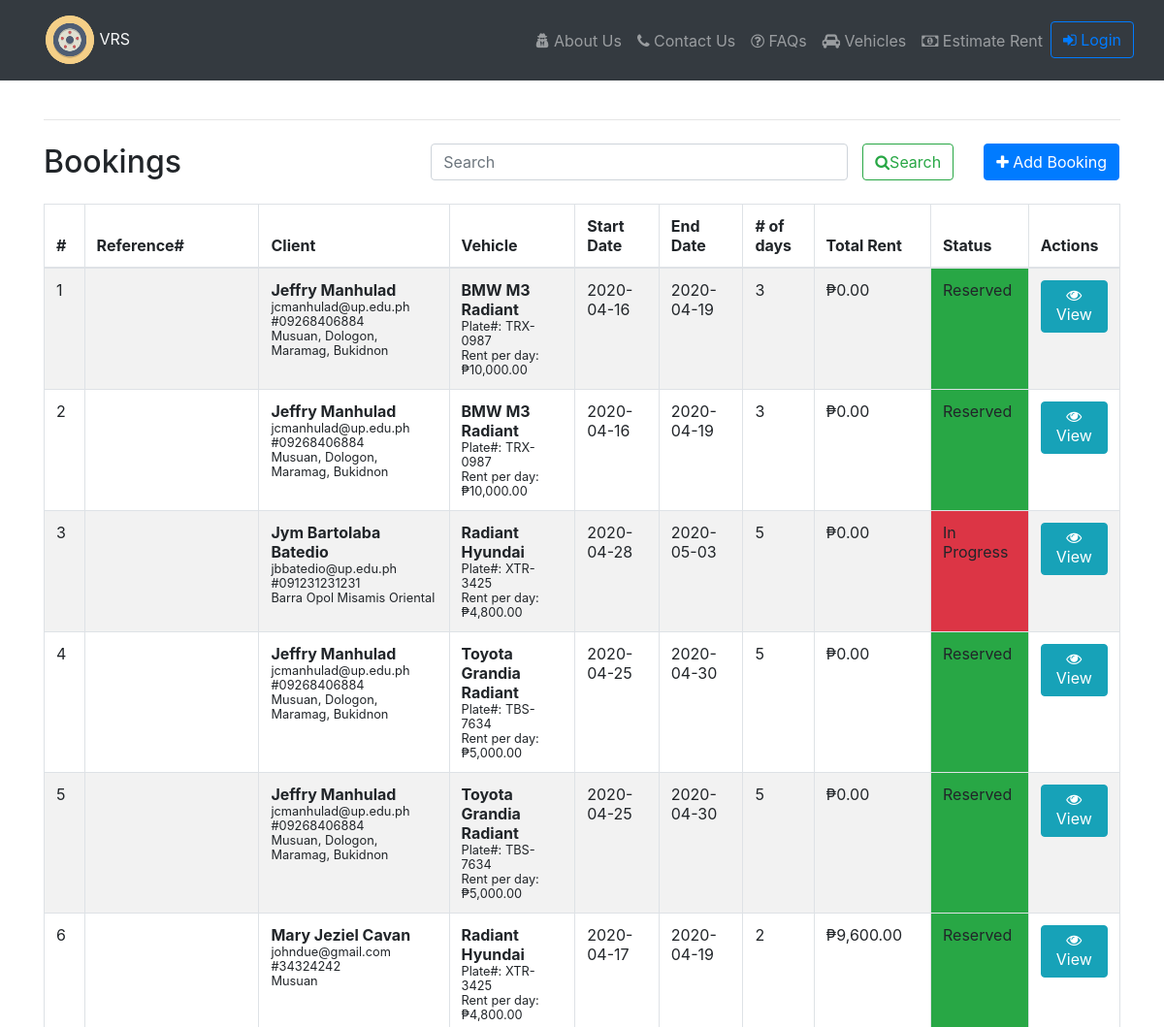
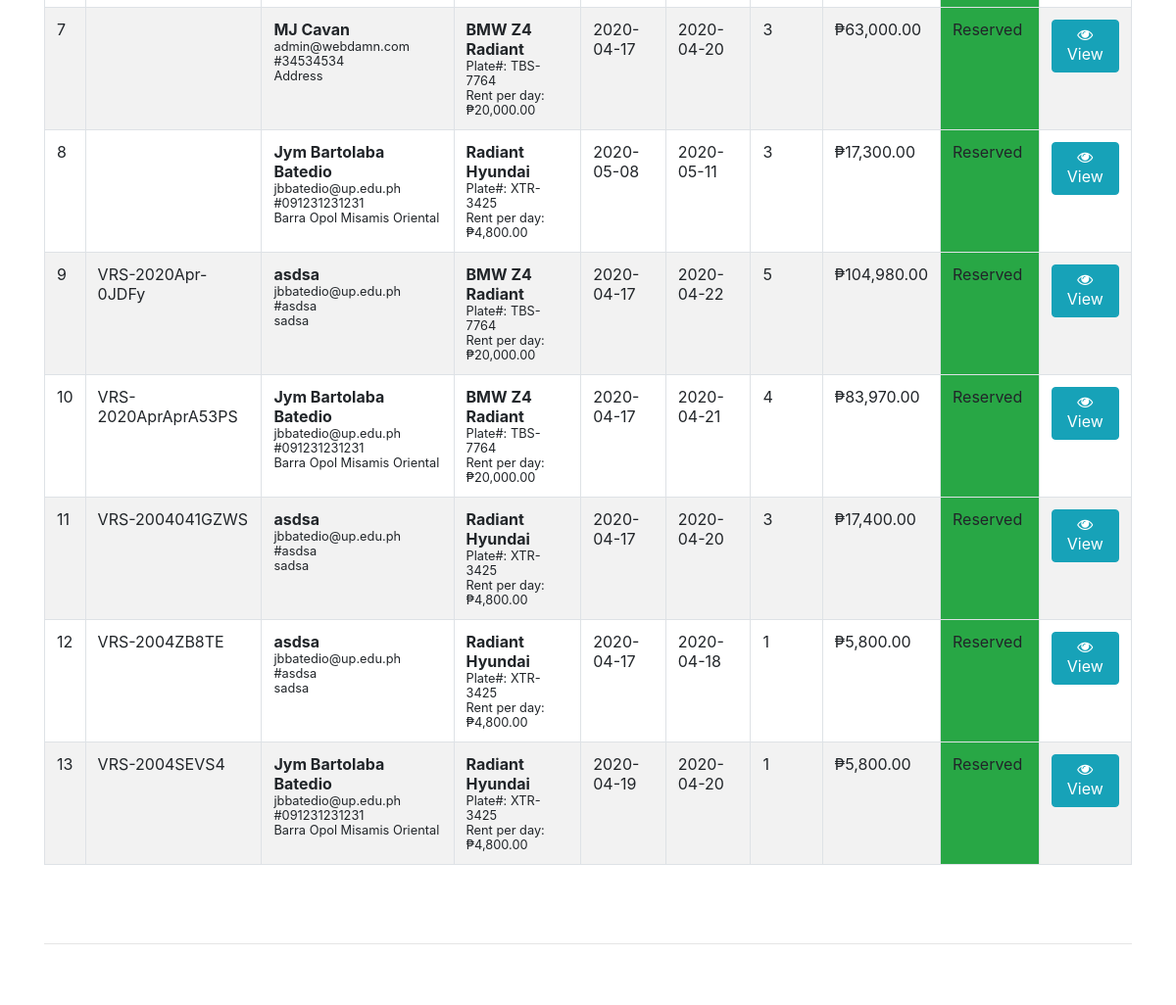
/index.php/bookings (upper part), run on an earlier commit of the app's database (2 pictures, top to bottom).
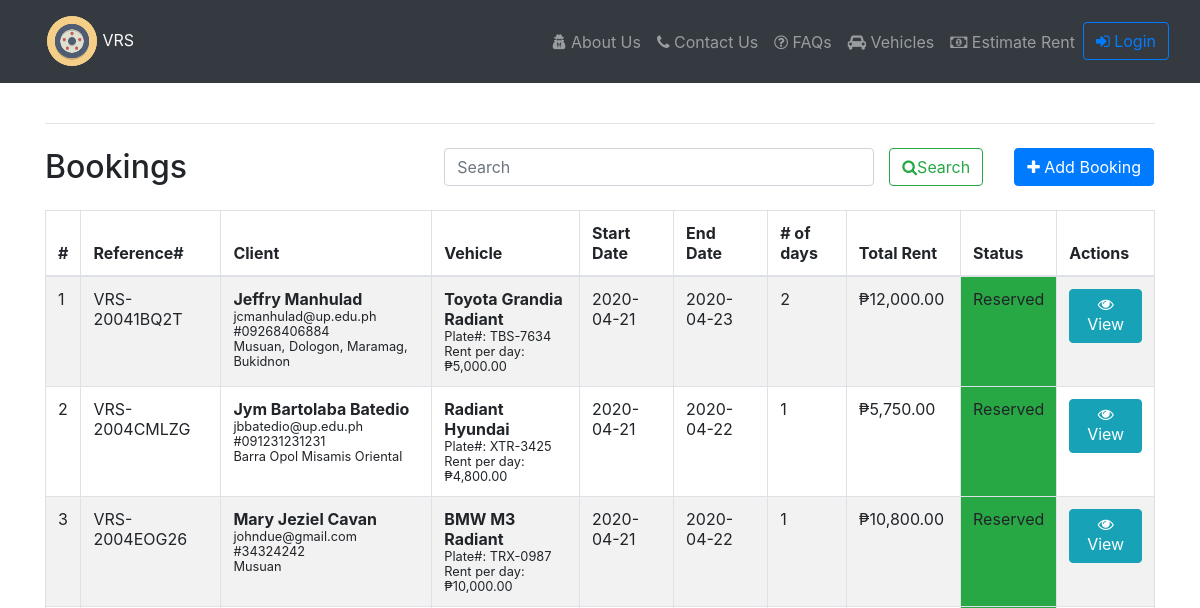
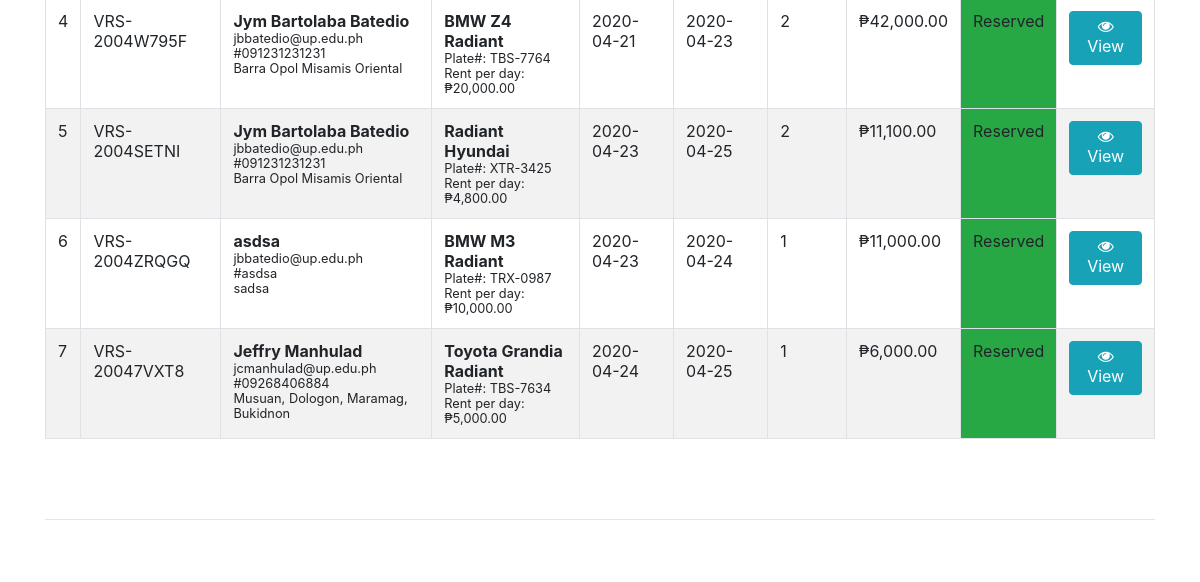
And on a later commit of the database (2 pictures, top to bottom).
### tables this page shows
CREATE TABLE `clientbookings` (
  `BookingId` int(11) NOT NULL,
  `clientId` int(11) NOT NULL,
  `carId` int(11) NOT NULL,
  `reference_number` varchar(25) NOT NULL,
  `start_date` date NOT NULL,
  `pick_up_datetime` datetime NOT NULL,
  `number_of_days` int(2) NOT NULL,
  `add_driver` bit(1) DEFAULT NULL,
  `driver_name` varchar(255) DEFAULT NULL,
  `driver_fee_current` decimal(10,0) NOT NULL,
  `rental_fee_current` decimal(10,0) NOT NULL,
  `rental_discount` decimal(10,0) DEFAULT NULL,
  `end_date` date NOT NULL,
  `return_datetime` datetime NOT NULL,
  `created_by` int(11) NOT NULL,
  `updated_by` int(11) NOT NULL,
  `created_date` datetime NOT NULL DEFAULT current_timestamp(),
  `updated_date` datetime NOT NULL,
  `statusId` int(11) NOT NULL
);

CREATE TABLE `clients` (
  `Id` int(11) NOT NULL,
  `name` varchar(100) NOT NULL,
  `email_address` varchar(100) NOT NULL,
  `contact_number` varchar(100) NOT NULL,
  `address` varchar(255) NOT NULL,
  `government_id_1_path` varchar(255) NOT NULL,
  `government_id_2_path` varchar(255) NOT NULL,
  `attachment_1_path` varchar(255) NOT NULL,
  `attachment_2_path` varchar(255) NOT NULL,
  `created_date` datetime NOT NULL DEFAULT current_timestamp(),
  `updated_date` date NOT NULL,
  `Is_Active` bit(1) NOT NULL DEFAULT b'1'
);

CREATE TABLE `cars` (
  `Id` int(11) NOT NULL,
  `name` varchar(255) NOT NULL,
  `code_name` varchar(50) NOT NULL,
  `model` varchar(20) NOT NULL,
  `manufacturer` varchar(20) NOT NULL,
  `year` int(4) NOT NULL,
  `plate_number` varchar(10) NOT NULL,
  `RentPerDay` double(18,2) NOT NULL,
  `Capacity` int(2) NOT NULL,
  `file_name` varchar(255) NOT NULL,
  `Is_Active` bit(1) NOT NULL
);

CREATE TABLE `status` (
  `Id` int(11) NOT NULL,
  `label` varchar(50) NOT NULL,
  `bootstrap_bg_color` varchar(100) NOT NULL,
  `Is_Active` bit(1) NOT NULL
);

### application/controllers/Bookings.php (called while the page is built, shortened)
<?php
	class Bookings extends CI_Controller{
		public function index(){
			$data['title'] = 'Bookings';
			$data['bookings'] = $this->Booking_model->get_bookings(null);
			$data['filter'] = $this->input->post('name_filter');
			$this->load->view('templates/header');
			$this->load->view('bookings/index', $data);
			$this->load->view('templates/footer');
		}
	}

### index.php (called while the page is built, shortened)
<?php
require_once BASEPATH.'core/CodeIgniter.php';

### application/models/Booking_model.php (called while the page is built, shortened)
<?php
	class Booking_model extends CI_Model{
		public function get_bookings($id){
			if(isset($id)){
				$this->db->join('status a', 'a.Id=clientbookings.statusId', 'inner');
				$this->db->join('cars b', 'b.Id=clientbookings.carId', 'inner');
				$this->db->join('clients c', 'c.Id=clientbookings.clientId', 'inner');
				$this->db->order_by("clientbookings.BookingId", "asc");
        $query=$this->db->get_where('clientbookings', array('clientbookings.BookingId' => $id));
        return $query->row_array();
      }else {
				$this->db->join('status a', 'a.Id=clientbookings.statusId', 'inner');
				$this->db->join('cars b', 'b.Id=clientbookings.carId', 'inner');
				$this->db->join('clients c', 'c.Id=clientbookings.clientId', 'inner');
				$this->db->order_by("clientbookings.BookingId", "asc");
				$query=$this->db->get_where('clientbookings', array('start_date >= '=>'2020-04-01'));
  			return $query->result_array();
      }
		}
	}

### application/views/bookings/index.php (the view, shortened to what this page needs)
<?php echo form_open('bookings/index'); ?>
<div class="row">
  <div class="col mt-2">
    <h2><?= $title; ?></h2>
  </div>
  <div class="col-lg-6 mt-2">
    <div class="row pr-3">
      <div class="col">
        <input class="form-control col-lg-auto" name="name_filter" value="<?= $filter;?>" type="search" placeholder="Search" aria-label="Search">
      </div>
      <div>
        <button class="btn btn-outline-success col-lg-auto" type="submit"> <i class="fa fa-search"></i>Search</button>
      </div>
    </div>
  </div>
  <div class="col mt-2 pull-right pr-3 col-lg-auto">
    <a href="<?php echo base_url(); ?>bookings/create" class="btn btn-primary col-sm-12"><i class="fa fa-plus"></i> Add Booking</a>
  </div>
</div>
</form>
<table class="table table-striped table-hover table-bordered">
  <thead>
    <tr>
      <th scope="col">#</th>
      <th scope="col-4">Reference#</th>
      <th scope="col-4">Client</th>
      <th scope="col-4">Vehicle</th>
      <th scope="col">Start Date</th>
      <th scope="col">End Date</th>
      <th scope="col"># of days</th>
      <th scope="col">Total Rent</th>
      <th scope="col">Status</th>
      <th scope="col">Actions</th>
    </tr>
  </thead>
  <tbody>
    <?php $counter=0; foreach ($bookings as $booking):?>
        <tr>
        <td><?php $counter++; echo $counter ;?></td>
        <td><?php echo $booking['reference_number'] ;?></td>
        <td><?php echo '<b>'.$booking['name'].'</b></br><small>'.$booking['email_address'].'</br>#'.$booking['contact_number'].'</br>'.$booking['address'].'</small>' ;?></td>
        <td><?php echo '<b>'.$booking['code_name'].'</b></br><small>Plate#: '.$booking['plate_number'].'</br>Rent per day: ₱'.number_format($booking['RentPerDay'],2).'</small>' ;?></td>
        <td><?php echo $booking['start_date'] ;?></td>
        <td><?php echo $booking['end_date'] ;?></td>
        <td><?php echo $booking['number_of_days'] ;?></td>
        <td><?php echo '₱'.number_format(($booking['number_of_days'] * $booking['driver_fee_current'])+($booking['number_of_days'] * $booking['rental_fee_current'])-($booking['rental_discount']),2) ;?></td>
        <td class="bg-<?php echo $booking['bootstrap_bg_color'];?>"><?php echo $booking['label'] ;?></td>
        <td>
          <a class="btn btn-info" href="<?php echo base_url().'bookings/view/'.$booking['BookingId'];?>"><i class="fa fa-eye"></i> View</a>
        </td>
        </tr>
    <?php endforeach;?>
  </tbody>
</table>

What changed in the data, as far as the page shows it:
removed clientbookings: clientId.name "Jeffry Manhulad", clientId.email_address "jcmanhulad@up.edu.ph", clientId.contact_number "09268406884", clientId.address "Musuan, Dologon, Maramag, Bukidnon", carId.code_name "BMW M3 Radiant", carId.plate_number "TRX-0987", carId.RentPerDay "10,000.00", start_date "2020-04-16", end_date "2020-04-19", number_of_days "3", number_of_days+driver_fee_current+rental_fee_current "0.00", statusId.label "Reserved"
removed clientbookings: clientId.name "Jeffry Manhulad", clientId.email_address "jcmanhulad@up.edu.ph", clientId.contact_number "09268406884", clientId.address "Musuan, Dologon, Maramag, Bukidnon", carId.code_name "BMW M3 Radiant", carId.plate_number "TRX-0987", carId.RentPerDay "10,000.00", start_date "2020-04-16", end_date "2020-04-19", number_of_days "3", number_of_days+driver_fee_current+rental_fee_current "0.00", statusId.label "Reserved"
removed clientbookings: clientId.name "Jym Bartolaba Batedio", clientId.email_address "jbbatedio@up.edu.ph", clientId.contact_number "091231231231", clientId.address "Barra Opol Misamis Oriental", carId.code_name "Radiant Hyundai", carId.plate_number "XTR-3425", carId.RentPerDay "4,800.00", start_date "2020-04-28", end_date "2020-05-03", number_of_days "5", number_of_days+driver_fee_current+rental_fee_current "0.00", statusId.label "In Progress"
removed clientbookings: clientId.name "Jeffry Manhulad", clientId.email_address "jcmanhulad@up.edu.ph", clientId.contact_number "09268406884", clientId.address "Musuan, Dologon, Maramag, Bukidnon", carId.code_name "Toyota Grandia Radiant", carId.plate_number "TBS-7634", carId.RentPerDay "5,000.00", start_date "2020-04-25", end_date "2020-04-30", number_of_days "5", number_of_days+driver_fee_current+rental_fee_current "0.00", statusId.label "Reserved"
removed clientbookings: clientId.name "Jeffry Manhulad", clientId.email_address "jcmanhulad@up.edu.ph", clientId.contact_number "09268406884", clientId.address "Musuan, Dologon, Maramag, Bukidnon", carId.code_name "Toyota Grandia Radiant", carId.plate_number "TBS-7634", carId.RentPerDay "5,000.00", start_date "2020-04-25", end_date "2020-04-30", number_of_days "5", number_of_days+driver_fee_current+rental_fee_current "0.00", statusId.label "Reserved"
removed clientbookings: clientId.name "Mary Jeziel Cavan", clientId.email_address "johndue@gmail.com", clientId.contact_number "34324242", clientId.address "Musuan", carId.code_name "Radiant Hyundai", carId.plate_number "XTR-3425", carId.RentPerDay "4,800.00", start_date "2020-04-17", end_date "2020-04-19", number_of_days "2", number_of_days+driver_fee_current+rental_fee_current "9,600.00", statusId.label "Reserved"
removed clientbookings: clientId.name "MJ Cavan", clientId.email_address "admin@webdamn.com", clientId.contact_number "34534534", clientId.address "Address", carId.code_name "BMW Z4 Radiant", carId.plate_number "TBS-7764", carId.RentPerDay "20,000.00", start_date "2020-04-17", end_date "2020-04-20", number_of_days "3", number_of_days+driver_fee_current+rental_fee_current "63,000.00", statusId.label "Reserved"
removed clientbookings: clientId.name "Jym Bartolaba Batedio", clientId.email_address "jbbatedio@up.edu.ph", clientId.contact_number "091231231231", clientId.address "Barra Opol Misamis Oriental", carId.code_name "Radiant Hyundai", carId.plate_number "XTR-3425", carId.RentPerDay "4,800.00", start_date "2020-05-08", end_date "2020-05-11", number_of_days "3", number_of_days+driver_fee_current+rental_fee_current "17,300.00", statusId.label "Reserved"
removed clientbookings: reference_number "VRS-2020Apr-0JDFy", clientId.name "asdsa", clientId.email_address "jbbatedio@up.edu.ph", clientId.contact_number "asdsa", clientId.address "sadsa", carId.code_name "BMW Z4 Radiant", carId.plate_number "TBS-7764", carId.RentPerDay "20,000.00", start_date "2020-04-17", end_date "2020-04-22", number_of_days "5", number_of_days+driver_fee_current+rental_fee_current "104,980.00", statusId.label "Reserved"
removed clientbookings: reference_number "VRS-2020AprAprA53PS", clientId.name "Jym Bartolaba Batedio", clientId.email_address "jbbatedio@up.edu.ph", clientId.contact_number "091231231231", clientId.address "Barra Opol Misamis Oriental", carId.code_name "BMW Z4 Radiant", carId.plate_number "TBS-7764", carId.RentPerDay "20,000.00", start_date "2020-04-17", end_date "2020-04-21", number_of_days "4", number_of_days+driver_fee_current+rental_fee_current "83,970.00", statusId.label "Reserved"
removed clientbookings: reference_number "VRS-2004041GZWS", clientId.name "asdsa", clientId.email_address "jbbatedio@up.edu.ph", clientId.contact_number "asdsa", clientId.address "sadsa", carId.code_name "Radiant Hyundai", carId.plate_number "XTR-3425", carId.RentPerDay "4,800.00", start_date "2020-04-17", end_date "2020-04-20", number_of_days "3", number_of_days+driver_fee_current+rental_fee_current "17,400.00", statusId.label "Reserved"
removed clientbookings: reference_number "VRS-2004ZB8TE", clientId.name "asdsa", clientId.email_address "jbbatedio@up.edu.ph", clientId.contact_number "asdsa", clientId.address "sadsa", carId.code_name "Radiant Hyundai", carId.plate_number "XTR-3425", carId.RentPerDay "4,800.00", start_date "2020-04-17", end_date "2020-04-18", number_of_days "1", number_of_days+driver_fee_current+rental_fee_current "5,800.00", statusId.label "Reserved"
removed clientbookings: reference_number "VRS-2004SEVS4", clientId.name "Jym Bartolaba Batedio", clientId.email_address "jbbatedio@up.edu.ph", clientId.contact_number "091231231231", clientId.address "Barra Opol Misamis Oriental", carId.code_name "Radiant Hyundai", carId.plate_number "XTR-3425", carId.RentPerDay "4,800.00", start_date "2020-04-19", end_date "2020-04-20", number_of_days "1", number_of_days+driver_fee_current+rental_fee_current "5,800.00", statusId.label "Reserved"
added clientbookings: reference_number "VRS-20041BQ2T", clientId.name "Jeffry Manhulad", clientId.email_address "jcmanhulad@up.edu.ph", clientId.contact_number "09268406884", clientId.address "Musuan, Dologon, Maramag, Bukidnon", carId.code_name "Toyota Grandia Radiant", carId.plate_number "TBS-7634", carId.RentPerDay "5,000.00", start_date "2020-04-21", end_date "2020-04-23", number_of_days "2", number_of_days+driver_fee_current+rental_fee_current "12,000.00", statusId.label "Reserved"
added clientbookings: reference_number "VRS-2004CMLZG", clientId.name "Jym Bartolaba Batedio", clientId.email_address "jbbatedio@up.edu.ph", clientId.contact_number "091231231231", clientId.address "Barra Opol Misamis Oriental", carId.code_name "Radiant Hyundai", carId.plate_number "XTR-3425", carId.RentPerDay "4,800.00", start_date "2020-04-21", end_date "2020-04-22", number_of_days "1", number_of_days+driver_fee_current+rental_fee_current "5,750.00", statusId.label "Reserved"
added clientbookings: reference_number "VRS-2004EOG26", clientId.name "Mary Jeziel Cavan", clientId.email_address "johndue@gmail.com", clientId.contact_number "34324242", clientId.address "Musuan", carId.code_name "BMW M3 Radiant", carId.plate_number "TRX-0987", carId.RentPerDay "10,000.00", start_date "2020-04-21", end_date "2020-04-22", number_of_days "1", number_of_days+driver_fee_current+rental_fee_current "10,800.00", statusId.label "Reserved"
added clientbookings: reference_number "VRS-2004W795F", clientId.name "Jym Bartolaba Batedio", clientId.email_address "jbbatedio@up.edu.ph", clientId.contact_number "091231231231", clientId.address "Barra Opol Misamis Oriental", carId.code_name "BMW Z4 Radiant", carId.plate_number "TBS-7764", carId.RentPerDay "20,000.00", start_date "2020-04-21", end_date "2020-04-23", number_of_days "2", number_of_days+driver_fee_current+rental_fee_current "42,000.00", statusId.label "Reserved"
added clientbookings: reference_number "VRS-2004SETNI", clientId.name "Jym Bartolaba Batedio", clientId.email_address "jbbatedio@up.edu.ph", clientId.contact_number "091231231231", clientId.address "Barra Opol Misamis Oriental", carId.code_name "Radiant Hyundai", carId.plate_number "XTR-3425", carId.RentPerDay "4,800.00", start_date "2020-04-23", end_date "2020-04-25", number_of_days "2", number_of_days+driver_fee_current+rental_fee_current "11,100.00", statusId.label "Reserved"
added clientbookings: reference_number "VRS-2004ZRQGQ", clientId.name "asdsa", clientId.email_address "jbbatedio@up.edu.ph", clientId.contact_number "asdsa", clientId.address "sadsa", carId.code_name "BMW M3 Radiant", carId.plate_number "TRX-0987", carId.RentPerDay "10,000.00", start_date "2020-04-23", end_date "2020-04-24", number_of_days "1", number_of_days+driver_fee_current+rental_fee_current "11,000.00", statusId.label "Reserved"
added clientbookings: reference_number "VRS-20047VXT8", clientId.name "Jeffry Manhulad", clientId.email_address "jcmanhulad@up.edu.ph", clientId.contact_number "09268406884", clientId.address "Musuan, Dologon, Maramag, Bukidnon", carId.code_name "Toyota Grandia Radiant", carId.plate_number "TBS-7634", carId.RentPerDay "5,000.00", start_date "2020-04-24", end_date "2020-04-25", number_of_days "1", number_of_days+driver_fee_current+rental_fee_current "6,000.00", statusId.label "Reserved"
